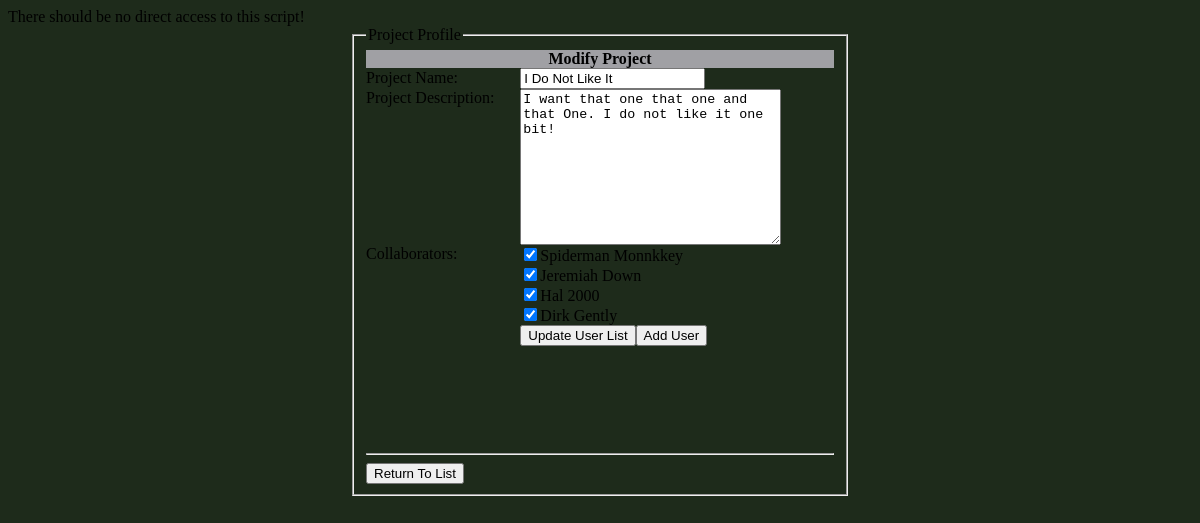
/userprofile/userprofile_old/project_profiles.php?id=2, run on the app's committed database.
### tables this page shows
CREATE TABLE IF NOT EXISTS `projects` (
  `ID` int(11) NOT NULL AUTO_INCREMENT,
  `Name` varchar(40) NOT NULL,
  `Description` varchar(255) NOT NULL,
  PRIMARY KEY (`ID`)
);

CREATE TABLE IF NOT EXISTS `edge_users` (
  `ID` int(11) NOT NULL AUTO_INCREMENT,
  `username` varchar(45) NOT NULL,
  `password` varchar(100) NOT NULL,
  `firstname` varchar(50) NOT NULL,
  `lastname` varchar(50) NOT NULL,
  `email` varchar(50) NOT NULL,
  `occupation` varchar(100) NOT NULL,
  `statusmessage` varchar(140) NOT NULL,
  `dontdisturb` int(4) NOT NULL DEFAULT '1' COMMENT '0=happytotalk, 1 = dont disturb ',
  PRIMARY KEY (`ID`)
);

### userprofile/userprofile_old/include/common.php (the view, shortened to what this page needs)
<?php
function getProjectUsers($project_id) {
	$user_listing=array();
	$query = 'SELECT edge_users.ID AS ID, username, firstname, lastname ' .
							'FROM edge_users '.
							'INNER JOIN projects_edge_users ON edge_users.ID = edge_users_id '.
							'WHERE project_id=' . $project_id;
	$result = mysql_query ($query);
	while ($row = mysql_fetch_assoc($result)) {
		$user_listing[$row['ID']] = array('name'=>$row['username'],
																		'firstname'=>$row['firstname'],
																		'lastname'=>$row['lastname'],
		);
	}
	return $user_listing;
}
function display_project_user_list($project_id) {
	$user_list =getProjectUsers($project_id);
	foreach ($user_list as $id=>$attributes) {
		print '<input type="checkbox" value="' . $id . '" ';
		print  'checked="checked" ';
		print 'id="user_' . $id . '" />';
		print $attributes['firstname'] . ' ' . $attributes['lastname'];
		print '<br/>';
	}
	print '<input type="button" name="update_users" value="Update User List" onclick="removeUsers(' . $project_id .')"/>';
	print '<input type="button" name="add_user" value="Add User" onclick="selectUsers(' . $project_id .')"/>';
}

### userprofile/userprofile_old/project_profiles.php (shortened to what this page needs)
<!DOCTYPE html PUBLIC "-//W3C//DTD XHTML 1.0 Transitional//EN" "http://www.w3.org/TR/xhtml1/DTD/xhtml1-transitional.dtd">
<html xmlns="http://www.w3.org/1999/xhtml">
<head>
<?php
require_once ('include/common.php');
$mode='list';
$project_id=null;
$name = null;
$description=null;
$submit=false;
if (isset($_GET['id'])) {
	$project_id=$_GET['id'];
}
if(!empty($project_id)) $mode="update";
 if ($mode == 'update') {
 	if (!$submit) {
 		if (!empty($project_id)) {
 			$result = mysql_query("SELECT * FROM projects WHERE ID = '".$project_id."'");
 			while($row = mysql_fetch_array($result))
 			{
 				$name = $row["Name"];
 				$description=$row['Description'];
 			}
 		}
 	}
 } else if ($mode == 'create') {
 	if ($submit) {
 		$query = 'INSERT INTO projects (ID, Name, Description) values ("","'.
 		$_POST["name"].'","' . $_POST['description'] . '")';
 		$result = mysql_query ($query);
 		if (!$result) {
 			die('Invalid query INSERT INTO projects: ' . mysql_error());
 		}
 		$query = 'SELECT MAX(ID) FROM projects';
 		$result = mysql_query ($query);
 		if (!$result) {
 			die('Invalid query: SELECT MAX(ID)' . mysql_error());
 		}
 		$project_id = mysql_fetch_row($result);
 		$project_id = $project_id[0];
 		$mode = 'list';
 		$submit=false;
 	}
 }
?>
</head>
<body>
	<div id="form"
		style="width: 500px; margin-left: auto; margin-right: auto;">
		<?php
		if($mode == 'create' || $mode == 'update') {
			print '<form name="signup" method="post" action="project_profiles.php?mode=' . $mode . '">';
		}
		print '<fieldset>';
		if ($mode == 'list') {
			print '<legend>Project Listings</legend>';
		} else {
			print '<legend>Project Profile</legend>';
		}
		if($mode=='update' || $mode=='create') {
			print '<table cellspacing="0" cellpadding="0" width="100%">';
			print '<thead>';
			if ($mode=='create')
				print'<th colspan="2">Create Project</th>';
			else
				print'<th colspan="2">Modify Project</th>';
			print '</thead>';
			print '<tr>';
			print'<td align="left">Project Name:</td>';
			print '<td>';
			print '<input type="text" name="name"	value="' . $name . '"';
			if(empty($project_id)&& $mode == 'update') echo "disabled=\"disabled\"";
			print '/></td>';
			print '</tr>';
			print '<tr>';
			print '	<td align="left" valign="top">Project Description:</td>';
			print '<td>';
			print '<textarea cols="30" rows="10" name="description"';
			if(empty($project_id) && $mode == 'update') echo "disabled=\"disabled\"";
			print '>';
			print $description;
			print '</textarea>';
			print '</td>';
			print '</tr>';
			if ($mode!='create') {
				print '<tr>';
				print'<td valign="top" align="left">Collaborators:</td>';
				print '<td>';
				print '<div style="min-height:200px;overflow-y:scroll;" id="user_listing">';
				display_project_user_list($project_id);
				print '</div>';
				print '</td>';
				print '</tr>';
			}
			print '</table>';
		} else if ($mode=='list') {
			$projects=getProjectsList();
			print '<table cellspacing="3px" cellpadding="0" width="100%">';
			print '<thead>';
			print'<th style="width:30%">Name</th>';
			print '<th>Description</th>';
			print '</thead>';
			foreach ($projects as $id=>$attributes) {
				print '<tr valign="top">';
				print '<td>';
				print $attributes['name'];
				print '</td>';
				print '<td>';
				print $attributes['description'];
				print '</td>';
				print '<td>';
				print '<a href="project_profiles.php?id=' .$id . '" title="Modify Project \'' . $attributes['name'] . '\'"><input type="button" name="edit"	value="Edit" /></a>';
				print '</td>';
				print '</tr>';
			}
			print '<tr valign="top">';
			print '<td align="right" colspan="4">';
			print '<hr/>';
			print '<a href="project_profiles.php?mode=create" title="Create A New Project"><input type="button" name="new_project"	value="Create Project" /></a>';
			print '</td>';
			print '</table>';
		}
		print '<hr />';
		if ($mode == 'create' || $mode == 'update') {
			print '<input type="submit" value="';
			if($mode=='create') echo  'Create'; else echo 'Return To List';
			print '" />';
			print '</form>';
		}
		?>
	</div>
</body>
</html>

### userprofile/userprofile_old/style.css (style rules this page uses)
body { background-color:#1E2B1B; }
th { background:#A0A0A4; width: 100%; }

### data on the page
projects: name "I Do Not Like It", description "I want that one that one and that One. I do not like it one bit!"
edge_users: firstname "Spiderman", lastname "Monnkkey"
edge_users: firstname "Jeremiah", lastname "Down"
edge_users: firstname "Hal", lastname "2000"
edge_users: firstname "Dirk", lastname "Gently"
